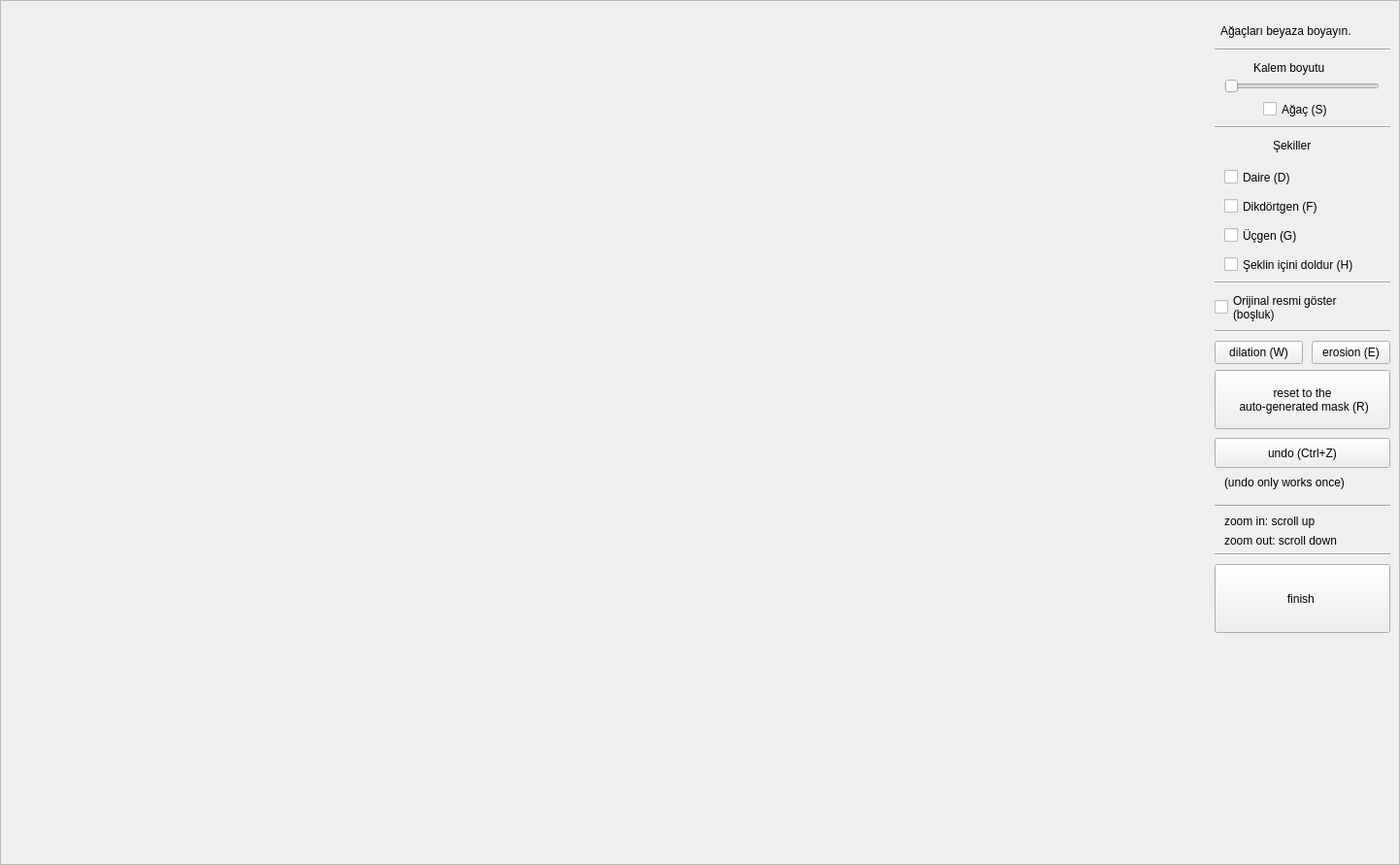
<?xml version="1.0" encoding="UTF-8"?>
<ui version="4.0">
 <class>MainWindow</class>
 <widget class="QMainWindow" name="MainWindow">
  <property name="geometry">
   <rect>
    <x>0</x>
    <y>0</y>
    <width>1442</width>
    <height>891</height>
   </rect>
  </property>
  <property name="focusPolicy">
   <enum>Qt::WheelFocus</enum>
  </property>
  <property name="autoFillBackground">
   <bool>false</bool>
  </property>
  <widget class="QWidget" name="centralwidget">
   <property name="sizePolicy">
    <sizepolicy hsizetype="Preferred" vsizetype="Preferred">
     <horstretch>0</horstretch>
     <verstretch>0</verstretch>
    </sizepolicy>
   </property>
   <layout class="QVBoxLayout" name="verticalLayout_3">
    <property name="spacing">
     <number>0</number>
    </property>
    <property name="leftMargin">
     <number>0</number>
    </property>
    <property name="topMargin">
     <number>0</number>
    </property>
    <property name="rightMargin">
     <number>0</number>
    </property>
    <property name="bottomMargin">
     <number>0</number>
    </property>
    <item>
     <widget class="QFrame" name="frame_3">
      <property name="sizePolicy">
       <sizepolicy hsizetype="Expanding" vsizetype="Expanding">
        <horstretch>0</horstretch>
        <verstretch>0</verstretch>
       </sizepolicy>
      </property>
      <property name="frameShape">
       <enum>QFrame::StyledPanel</enum>
      </property>
      <property name="frameShadow">
       <enum>QFrame::Raised</enum>
      </property>
      <layout class="QHBoxLayout" name="horizontalLayout">
       <property name="spacing">
        <number>0</number>
       </property>
       <property name="leftMargin">
        <number>0</number>
       </property>
       <property name="topMargin">
        <number>0</number>
       </property>
       <property name="rightMargin">
        <number>0</number>
       </property>
       <property name="bottomMargin">
        <number>0</number>
       </property>
       <item>
        <widget class="DrawPanel" name="drawpanel" native="true">
         <property name="focusPolicy">
          <enum>Qt::WheelFocus</enum>
         </property>
        </widget>
       </item>
       <item>
        <widget class="QFrame" name="frame">
         <property name="minimumSize">
          <size>
           <width>200</width>
           <height>0</height>
          </size>
         </property>
         <property name="maximumSize">
          <size>
           <width>200</width>
           <height>16777215</height>
          </size>
         </property>
         <property name="frameShape">
          <enum>QFrame::NoFrame</enum>
         </property>
         <property name="frameShadow">
          <enum>QFrame::Plain</enum>
         </property>
         <widget class="QLabel" name="label">
          <property name="geometry">
           <rect>
            <x>16</x>
            <y>20</y>
            <width>171</width>
            <height>21</height>
           </rect>
          </property>
          <property name="text">
           <string>Ağaçları beyaza boyayın.</string>
          </property>
         </widget>
         <widget class="QCheckBox" name="eraserButton">
          <property name="geometry">
           <rect>
            <x>60</x>
            <y>100</y>
            <width>92</width>
            <height>23</height>
           </rect>
          </property>
          <property name="text">
           <string>Ağaç (S)</string>
          </property>
         </widget>
         <widget class="QLabel" name="label_2">
          <property name="geometry">
           <rect>
            <x>70</x>
            <y>140</y>
            <width>67</width>
            <height>17</height>
           </rect>
          </property>
          <property name="text">
           <string>Şekiller</string>
          </property>
         </widget>
         <widget class="QCheckBox" name="circleButton">
          <property name="geometry">
           <rect>
            <x>20</x>
            <y>170</y>
            <width>92</width>
            <height>23</height>
           </rect>
          </property>
          <property name="text">
           <string>Daire (D)</string>
          </property>
         </widget>
         <widget class="QCheckBox" name="rectangleButton">
          <property name="geometry">
           <rect>
            <x>20</x>
            <y>200</y>
            <width>121</width>
            <height>23</height>
           </rect>
          </property>
          <property name="text">
           <string>Dikdörtgen (F)</string>
          </property>
         </widget>
         <widget class="QCheckBox" name="triangleButton">
          <property name="geometry">
           <rect>
            <x>20</x>
            <y>230</y>
            <width>92</width>
            <height>23</height>
           </rect>
          </property>
          <property name="text">
           <string>Üçgen (G)</string>
          </property>
         </widget>
         <widget class="QCheckBox" name="FillWithColorButton">
          <property name="geometry">
           <rect>
            <x>20</x>
            <y>260</y>
            <width>171</width>
            <height>23</height>
           </rect>
          </property>
          <property name="text">
           <string>Şeklin içini doldur (H)</string>
          </property>
         </widget>
         <widget class="Line" name="line">
          <property name="geometry">
           <rect>
            <x>10</x>
            <y>120</y>
            <width>181</width>
            <height>20</height>
           </rect>
          </property>
          <property name="orientation">
           <enum>Qt::Horizontal</enum>
          </property>
         </widget>
         <widget class="Line" name="line_2">
          <property name="geometry">
           <rect>
            <x>10</x>
            <y>280</y>
            <width>181</width>
            <height>20</height>
           </rect>
          </property>
          <property name="orientation">
           <enum>Qt::Horizontal</enum>
          </property>
         </widget>
         <widget class="QCheckBox" name="showOriginalButton">
          <property name="geometry">
           <rect>
            <x>10</x>
            <y>300</y>
            <width>181</width>
            <height>31</height>
           </rect>
          </property>
          <property name="text">
           <string>Orijinal resmi göster
(boşluk)</string>
          </property>
         </widget>
         <widget class="Line" name="line_3">
          <property name="geometry">
           <rect>
            <x>10</x>
            <y>330</y>
            <width>181</width>
            <height>20</height>
           </rect>
          </property>
          <property name="orientation">
           <enum>Qt::Horizontal</enum>
          </property>
         </widget>
         <widget class="QToolButton" name="erosionButton">
          <property name="geometry">
           <rect>
            <x>110</x>
            <y>350</y>
            <width>81</width>
            <height>24</height>
           </rect>
          </property>
          <property name="text">
           <string>erosion (E)</string>
          </property>
         </widget>
         <widget class="QToolButton" name="dilationButton">
          <property name="geometry">
           <rect>
            <x>10</x>
            <y>350</y>
            <width>91</width>
            <height>24</height>
           </rect>
          </property>
          <property name="text">
           <string>dilation (W)</string>
          </property>
         </widget>
         <widget class="QToolButton" name="resetToAutoButton">
          <property name="geometry">
           <rect>
            <x>10</x>
            <y>380</y>
            <width>181</width>
            <height>61</height>
           </rect>
          </property>
          <property name="inputMethodHints">
           <set>Qt::ImhMultiLine</set>
          </property>
          <property name="text">
           <string>reset to the 
 auto-generated mask (R)</string>
          </property>
         </widget>
         <widget class="QToolButton" name="finishButton">
          <property name="geometry">
           <rect>
            <x>10</x>
            <y>580</y>
            <width>181</width>
            <height>71</height>
           </rect>
          </property>
          <property name="text">
           <string>finish </string>
          </property>
         </widget>
         <widget class="QSlider" name="penSizeButton_2">
          <property name="geometry">
           <rect>
            <x>20</x>
            <y>80</y>
            <width>160</width>
            <height>16</height>
           </rect>
          </property>
          <property name="orientation">
           <enum>Qt::Horizontal</enum>
          </property>
         </widget>
         <widget class="Line" name="line_4">
          <property name="geometry">
           <rect>
            <x>10</x>
            <y>40</y>
            <width>181</width>
            <height>20</height>
           </rect>
          </property>
          <property name="orientation">
           <enum>Qt::Horizontal</enum>
          </property>
         </widget>
         <widget class="QLabel" name="label_3">
          <property name="geometry">
           <rect>
            <x>50</x>
            <y>60</y>
            <width>101</width>
            <height>17</height>
           </rect>
          </property>
          <property name="text">
           <string>Kalem boyutu</string>
          </property>
         </widget>
         <widget class="QToolButton" name="undoButton">
          <property name="geometry">
           <rect>
            <x>10</x>
            <y>450</y>
            <width>181</width>
            <height>31</height>
           </rect>
          </property>
          <property name="text">
           <string>undo (Ctrl+Z)</string>
          </property>
         </widget>
         <widget class="QLabel" name="label_4">
          <property name="geometry">
           <rect>
            <x>20</x>
            <y>480</y>
            <width>161</width>
            <height>31</height>
           </rect>
          </property>
          <property name="text">
           <string>(undo only works once)</string>
          </property>
         </widget>
         <widget class="QLabel" name="label_5">
          <property name="geometry">
           <rect>
            <x>20</x>
            <y>520</y>
            <width>161</width>
            <height>31</height>
           </rect>
          </property>
          <property name="text">
           <string>zoom in: scroll up</string>
          </property>
         </widget>
         <widget class="QLabel" name="label_6">
          <property name="geometry">
           <rect>
            <x>20</x>
            <y>540</y>
            <width>161</width>
            <height>31</height>
           </rect>
          </property>
          <property name="text">
           <string>zoom out: scroll down</string>
          </property>
         </widget>
         <widget class="Line" name="line_5">
          <property name="geometry">
           <rect>
            <x>10</x>
            <y>510</y>
            <width>181</width>
            <height>20</height>
           </rect>
          </property>
          <property name="orientation">
           <enum>Qt::Horizontal</enum>
          </property>
         </widget>
         <widget class="Line" name="line_6">
          <property name="geometry">
           <rect>
            <x>10</x>
            <y>560</y>
            <width>181</width>
            <height>20</height>
           </rect>
          </property>
          <property name="orientation">
           <enum>Qt::Horizontal</enum>
          </property>
         </widget>
        </widget>
       </item>
      </layout>
     </widget>
    </item>
   </layout>
  </widget>
  <widget class="QMenuBar" name="menuBar">
   <property name="geometry">
    <rect>
     <x>0</x>
     <y>0</y>
     <width>0</width>
     <height>0</height>
    </rect>
   </property>
   <property name="maximumSize">
    <size>
     <width>0</width>
     <height>0</height>
    </size>
   </property>
   <widget class="QMenu" name="menuOptions">
    <property name="title">
     <string>Customize</string>
    </property>
    <addaction name="actionPen_size"/>
    <addaction name="separator"/>
   </widget>
   <widget class="QMenu" name="menuAdd">
    <property name="title">
     <string>Tools</string>
    </property>
    <widget class="QMenu" name="menuDraw">
     <property name="title">
      <string>Draw...</string>
     </property>
     <addaction name="actionCircle"/>
     <addaction name="actionRectangle"/>
     <addaction name="actionTriangle"/>
    </widget>
    <addaction name="menuDraw"/>
    <addaction name="separator"/>
    <addaction name="actionFill_with_coor"/>
    <addaction name="actionEraser"/>
    <addaction name="separator"/>
    <addaction name="actionShow_Original_Image"/>
    <addaction name="separator"/>
    <addaction name="actionDilation"/>
    <addaction name="actionErosion"/>
    <addaction name="actionFinish_2"/>
    <addaction name="actionReset_to_the_Auto_Generated_Mask"/>
   </widget>
   <addaction name="menuOptions"/>
   <addaction name="menuAdd"/>
  </widget>
  <action name="actionPen_size">
   <property name="text">
    <string>Pen size</string>
   </property>
  </action>
  <action name="actionFill_with_coor">
   <property name="checkable">
    <bool>true</bool>
   </property>
   <property name="text">
    <string>Fill with color</string>
   </property>
  </action>
  <action name="actionEraser">
   <property name="checkable">
    <bool>true</bool>
   </property>
   <property name="text">
    <string>Eraser</string>
   </property>
  </action>
  <action name="actionCircle">
   <property name="checkable">
    <bool>true</bool>
   </property>
   <property name="text">
    <string>Circle</string>
   </property>
  </action>
  <action name="actionRectangle">
   <property name="checkable">
    <bool>true</bool>
   </property>
   <property name="text">
    <string>Rectangle</string>
   </property>
  </action>
  <action name="actionTriangle">
   <property name="checkable">
    <bool>true</bool>
   </property>
   <property name="text">
    <string>Triangle</string>
   </property>
  </action>
  <action name="actionZoom_2">
   <property name="text">
    <string>Zoom</string>
   </property>
  </action>
  <action name="actionShow_Original_Image">
   <property name="checkable">
    <bool>true</bool>
   </property>
   <property name="text">
    <string>Show Original Image</string>
   </property>
  </action>
  <action name="actionReset_to_the_Auto_Generated_Mask">
   <property name="text">
    <string>Reset to the first mask (R)</string>
   </property>
   <property name="toolTip">
    <string>Reset to the Auto-Generated Mask (R)</string>
   </property>
   <property name="shortcut">
    <string>R</string>
   </property>
  </action>
  <action name="actionDilation">
   <property name="text">
    <string>Dilation (W)</string>
   </property>
   <property name="shortcut">
    <string>D</string>
   </property>
  </action>
  <action name="actionErosion">
   <property name="text">
    <string>Erosion (E)</string>
   </property>
   <property name="shortcut">
    <string>E</string>
   </property>
  </action>
  <action name="actionFinish_2">
   <property name="text">
    <string>Finish (Enter)</string>
   </property>
   <property name="shortcut">
    <string>Return</string>
   </property>
  </action>
  <action name="actionUndo_Ctrl_Z">
   <property name="text">
    <string>Undo (Ctrl+Z)</string>
   </property>
   <property name="toolTip">
    <string>Undo (Ctrl+Z) (it works only once)</string>
   </property>
   <property name="shortcut">
    <string>Ctrl+Z</string>
   </property>
  </action>
 </widget>
 <customwidgets>
  <customwidget>
   <class>DrawPanel</class>
   <extends>QWidget</extends>
   <header location="global">drawpanel.h</header>
   <container>1</container>
  </customwidget>
 </customwidgets>
 <resources/>
 <connections>
  <connection>
   <sender>eraserButton</sender>
   <signal>clicked()</signal>
   <receiver>actionEraser</receiver>
   <slot>trigger()</slot>
   <hints>
    <hint type="sourcelabel">
     <x>96</x>
     <y>124</y>
    </hint>
    <hint type="destinationlabel">
     <x>-1</x>
     <y>-1</y>
    </hint>
   </hints>
  </connection>
  <connection>
   <sender>circleButton</sender>
   <signal>clicked()</signal>
   <receiver>actionCircle</receiver>
   <slot>trigger()</slot>
   <hints>
    <hint type="sourcelabel">
     <x>1108</x>
     <y>194</y>
    </hint>
    <hint type="destinationlabel">
     <x>-1</x>
     <y>-1</y>
    </hint>
   </hints>
  </connection>
  <connection>
   <sender>rectangleButton</sender>
   <signal>clicked()</signal>
   <receiver>actionRectangle</receiver>
   <slot>trigger()</slot>
   <hints>
    <hint type="sourcelabel">
     <x>1108</x>
     <y>224</y>
    </hint>
    <hint type="destinationlabel">
     <x>-1</x>
     <y>-1</y>
    </hint>
   </hints>
  </connection>
  <connection>
   <sender>triangleButton</sender>
   <signal>clicked()</signal>
   <receiver>actionTriangle</receiver>
   <slot>trigger()</slot>
   <hints>
    <hint type="sourcelabel">
     <x>1108</x>
     <y>254</y>
    </hint>
    <hint type="destinationlabel">
     <x>-1</x>
     <y>-1</y>
    </hint>
   </hints>
  </connection>
  <connection>
   <sender>FillWithColorButton</sender>
   <signal>clicked()</signal>
   <receiver>actionFill_with_coor</receiver>
   <slot>trigger()</slot>
   <hints>
    <hint type="sourcelabel">
     <x>1118</x>
     <y>284</y>
    </hint>
    <hint type="destinationlabel">
     <x>-1</x>
     <y>-1</y>
    </hint>
   </hints>
  </connection>
  <connection>
   <sender>showOriginalButton</sender>
   <signal>clicked()</signal>
   <receiver>actionShow_Original_Image</receiver>
   <slot>trigger()</slot>
   <hints>
    <hint type="sourcelabel">
     <x>1103</x>
     <y>324</y>
    </hint>
    <hint type="destinationlabel">
     <x>-1</x>
     <y>-1</y>
    </hint>
   </hints>
  </connection>
  <connection>
   <sender>penSizeButton_2</sender>
   <signal>valueChanged(int)</signal>
   <receiver>actionPen_size</receiver>
   <slot>trigger()</slot>
   <hints>
    <hint type="sourcelabel">
     <x>843</x>
     <y>88</y>
    </hint>
    <hint type="destinationlabel">
     <x>-1</x>
     <y>-1</y>
    </hint>
   </hints>
  </connection>
 </connections>
</ui>
